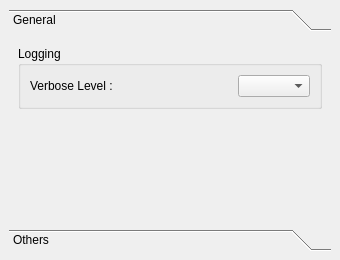
<?xml version="1.0" encoding="UTF-8"?>
<ui version="4.0">
 <class>Preferences_Manager_DockWidget</class>
 <widget class="QDockWidget" name="Preferences_Manager_DockWidget">
  <property name="geometry">
   <rect>
    <x>0</x>
    <y>0</y>
    <width>340</width>
    <height>260</height>
   </rect>
  </property>
  <property name="windowTitle">
   <string>Preferences Manager</string>
  </property>
  <widget class="QWidget" name="Preferences_Manager_dockWidgetContents">
   <layout class="QGridLayout" name="Preferences_Manager_dockWidgetContents_gridLayout">
    <item row="0" column="0">
     <widget class="QToolBox" name="Preferences_Manager_toolBox">
      <property name="minimumSize">
       <size>
        <width>310</width>
        <height>0</height>
       </size>
      </property>
      <property name="currentIndex">
       <number>0</number>
      </property>
      <widget class="QWidget" name="General_Preferences_page">
       <property name="geometry">
        <rect>
         <x>0</x>
         <y>0</y>
         <width>316</width>
         <height>142</height>
        </rect>
       </property>
       <attribute name="label">
        <string>General</string>
       </attribute>
       <layout class="QGridLayout" name="General_Preferences_page_gridLayout">
        <item row="2" column="0">
         <spacer name="General_Preferences_verticalSpacer">
          <property name="orientation">
           <enum>Qt::Vertical</enum>
          </property>
          <property name="sizeHint" stdset="0">
           <size>
            <width>20</width>
            <height>40</height>
           </size>
          </property>
         </spacer>
        </item>
        <item row="1" column="0">
         <widget class="QGroupBox" name="Logging_Settings_groupBox">
          <property name="title">
           <string>Logging</string>
          </property>
          <layout class="QGridLayout" name="Log_Settings_groupBox_gridLayout">
           <item row="0" column="0">
            <layout class="QHBoxLayout" name="Verbosity_horizontalLayout">
             <item>
              <widget class="QLabel" name="Verbose_Level_label">
               <property name="text">
                <string>Verbose Level :</string>
               </property>
              </widget>
             </item>
             <item>
              <spacer name="Logging_Settings_horizontalSpacer">
               <property name="orientation">
                <enum>Qt::Horizontal</enum>
               </property>
               <property name="sizeHint" stdset="0">
                <size>
                 <width>40</width>
                 <height>20</height>
                </size>
               </property>
              </spacer>
             </item>
             <item>
              <widget class="QComboBox" name="Verbose_Level_comboBox">
               <property name="statusTip">
                <string>Verbose Level ComboBox : Defines Application Verbose Level : Each Option Encompasses The Ones Over It In The List.</string>
               </property>
              </widget>
             </item>
            </layout>
           </item>
          </layout>
         </widget>
        </item>
       </layout>
      </widget>
      <widget class="QWidget" name="Others_Preferences_page">
       <property name="geometry">
        <rect>
         <x>0</x>
         <y>0</y>
         <width>316</width>
         <height>142</height>
        </rect>
       </property>
       <attribute name="label">
        <string>Others</string>
       </attribute>
       <layout class="QGridLayout" name="Others_Preferences_page_gridLayout">
        <item row="0" column="0">
         <layout class="QGridLayout" name="Others_Preferences_gridLayout"/>
        </item>
        <item row="1" column="0">
         <spacer name="Others_Preferences_page_verticalSpacer">
          <property name="orientation">
           <enum>Qt::Vertical</enum>
          </property>
          <property name="sizeHint" stdset="0">
           <size>
            <width>20</width>
            <height>40</height>
           </size>
          </property>
         </spacer>
        </item>
       </layout>
      </widget>
     </widget>
    </item>
   </layout>
  </widget>
 </widget>
 <resources/>
 <connections/>
</ui>
